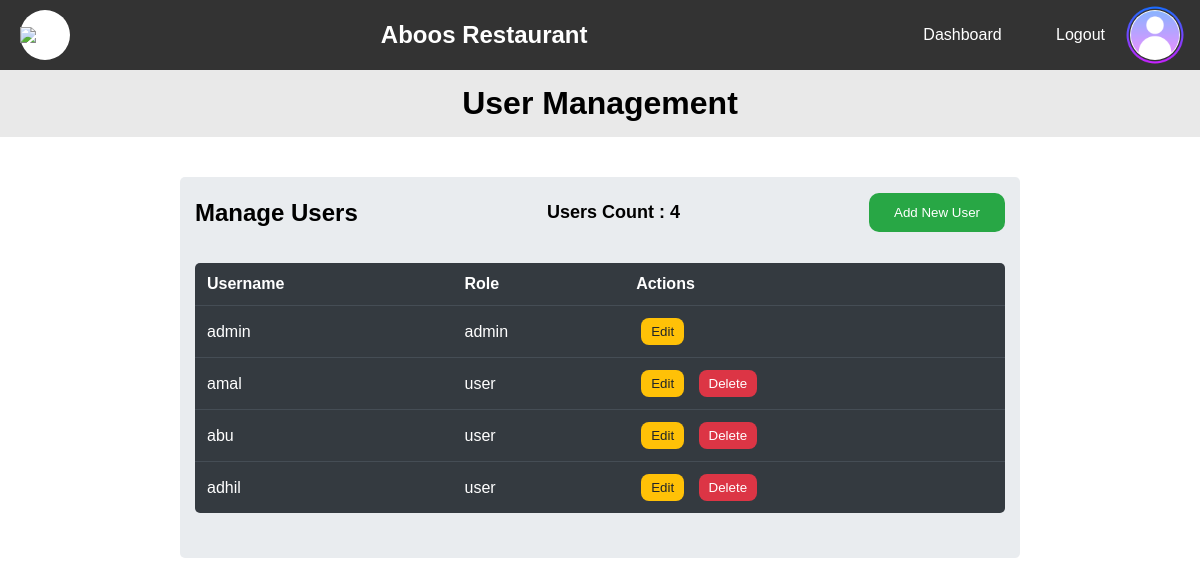
The page /dashboard/user-management (signed in) on the database as committed earlier.
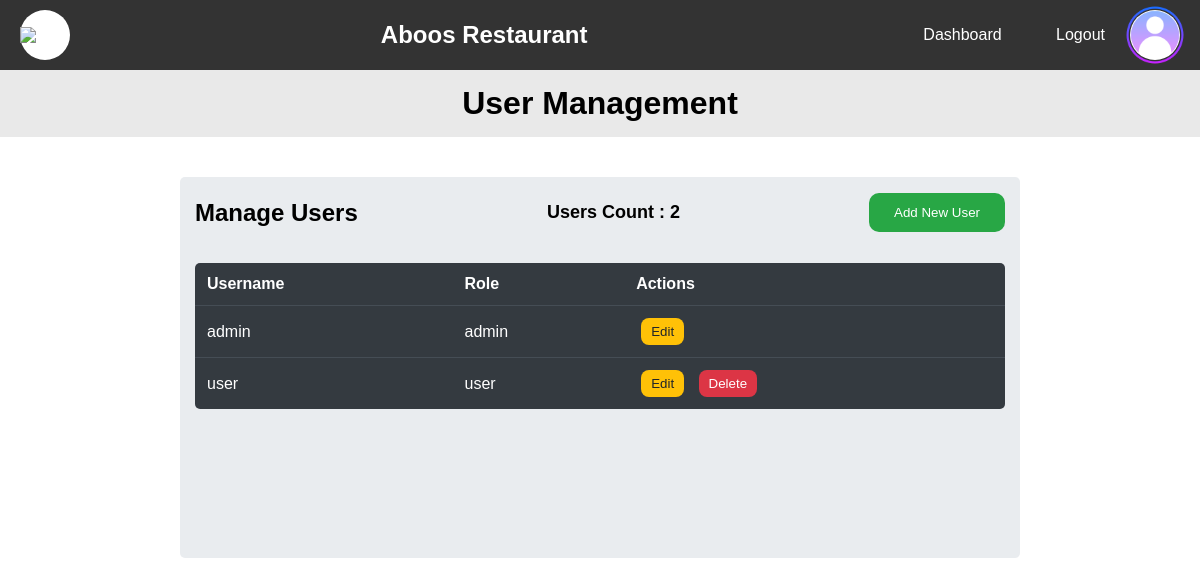
The same page on the database as committed later.
### v1/models.py (models this page shows, shortened)
class Users(db.Model, UserMixin):
    __tablename__ = "users"
    uid = db.Column(db.Integer, primary_key=True)
    username = db.Column(db.String(20), unique=True, nullable=False)
    password = db.Column(db.String(150), nullable=False)
    role = db.Column(db.String(6), nullable=False)

### v1/routes.py (the view, shortened to what this page needs)
    @app.route("/dashboard/user-management")
    @login_required
    def user_management():
        if current_user.role == "admin":
            user_data = Users.query.all()
            return render_template(
                "/dashboard/user_managment.html",
                username=current_user.username,
                users=user_data,
                count=len(user_data),
            )

### v1/app.py (called while the page is built)
def create_app():
    app = Flask(
        __name__,
        template_folder="templates",
        static_folder="static",
        static_url_path="/",
    )
    app.config["SQLALCHEMY_DATABASE_URI"] = "sqlite:///./app.db"
    app.secret_key = "RestroBill-webapp-secret-key"
    db.init_app(app)
    login_manager = LoginManager()
    login_manager.init_app(app)
    from models import Users
    @login_manager.user_loader
    def load_user(uid):
        return Users.query.get(uid)
    @login_manager.unauthorized_handler
    def unauthorized_callback():
        return redirect(
            url_for(
                "auth_error",
                msg="Only authorized users can access this page. Please log in to continue.",
            )
        )
    bcrypt = Bcrypt(app)
    from routes import register_routes
    register_routes(app, db, bcrypt)
    migrate = Migrate(app, db)
    return app

### v1/templates/dashboard/user_managment.html (shortened to what this page needs)
<!DOCTYPE html>
<html lang="en">
<head>
    <link rel="stylesheet" href="/css/dashboard/mng.css">
    <link rel="stylesheet" href="/css/dashboard/navbar.css">
</head>
<body>
    <header>
        <nav class="navbar">
            <div class="nav-div">
                <div class="nav-logo">
                    <img src="/images/favicon.png">
                </div>
                <div class="nav-head">
                    <h2>Aboos Restaurant</h2>
                </div>
                <div class="nav-links">
                    <ul>
                        <li><a href="/dashboard">Dashboard</a></li>
                        <li><a href="{{ url_for('logout') }}">Logout</a></li>
                    </ul>
                    <div class="nav-logo">
                        <img src="/images/profile-icon.png">
                    </div>
                </div>
            </div>
        </nav>
    </header>
    <div class="main">
        <div class="head-div">
            <h1> User Management </h1>
        </div>
        <div class="container">
            <div class="row-head">
                <h2>Manage <b>Users</b></h2>
                <div class="count-div">
                    <span>Users Count : {{ count }}</span>
                </div>
                <button id="insert-popup" type="button">Add New User</button>
            </div>
            <div class="row-body">
                <table>
                    <thead>
                        <tr>
                            <th>Username</th>
                            <th>Role</th>
                            <th>Actions</th>
                        </tr>
                    </thead>
                    <tbody>
                        {% for user in users %}
                        <tr>
                            <td>{{ user.username }}</td>
                            <td>{{ user.role }}</td>
                            <td>
                                <button type="button" data-uid="{{ user.uid }}" data-username="{{ user.username }}"
                                    class="btn btn-edit update-popup">Edit</button>
                                {% if user.role != "admin" %}
                                <button type="button" class="btn btn-delete"><a
                                        href="/user/delete/{{ user.uid }}">Delete</a></button>
                                {% endif %}
                            </td>
                        </tr>
                        {% endfor %}
                    </tbody>
                </table>
            </div>
        </div>
    </div>
</body>
</html>

### v1/static/css/dashboard/mng.css (style rules this page uses)
* { padding: 0; margin: 0; box-sizing: border-box; }
body { font-family: Arial, sans-serif; }
.main { display: flex; flex-direction: column; align-items: center; }
.head-div { background-color: rgb(233, 233, 233, 0.959); padding: 15px; text-align: center; width: 100%; }
.container { background-color: #e9ecef; width: 70%; display: flex; flex-direction: column; flex-wrap: wrap; margin-top: 40px; border-radius: 5px; justify-content: center; align-items: center; padding-bottom: 10px; }
.row-head { display: flex; justify-content: space-between; align-items: center; padding: 10px; width: 100%; margin: 5px 0; }
.row-head h2, .row-head button { margin: 0 5px; }
.row-head button { color: #fff; background-color: #28a745; font-weight: 400; text-align: center; vertical-align: middle; cursor: pointer; padding: 10px 25px; line-height: 1.5; border-radius: 10px; border: 0; }
.count-div { padding: 10px 25px; border-radius: 10px; text-align: center; }
.count-div span { font-size: 18px; font-weight: bold; }
.row-body { width: 100%; padding: 15px; height: 300px; overflow: auto; }
.row-body table { width: 100%; color: #fff; background-color: #343a40; text-align: left; border-radius: 5px; border-collapse: collapse; overflow: hidden; }
.row-body table th, .row-body table td { padding: 12px; }
.row-body table td { border-top: 1px solid #454d55; }
.row-body .btn { outline: 0; border: 0; padding: 6px 10px; border-radius: 8px; margin: 0 5px; cursor: pointer; }
.row-body .btn a { text-decoration: none; }
.row-body .btn-edit { color: #212529; font-weight: 400; background-color: #ffc107; }
.row-body .btn-delete { background-color: #dc3545; }
.row-body .btn-delete a { text-decoration: none; color: white; }

### v1/static/css/dashboard/navbar.css (style rules this page uses)
.navbar { background-color: #333; color: #fff; padding: 10px 20px; position: relative; }
.nav-div { display: flex; align-items: center; justify-content: space-between; }
.nav-logo { background-color: white; border-radius: 50%; width: 50px; height: 50px; display: flex; align-items: center; justify-content: center; }
.nav-logo img { width: 70px; }
.nav-links { display: flex; align-items: center; }
.nav-links li { display: inline-block; list-style: none; margin: 0 25px; }
.nav-links a { color: #fff; text-decoration: none; border-bottom: 3px solid transparent; transition: border-color 0.3s ease; padding-bottom: 10px; }

Rows that differ between the two databases and show on the page:
removed Users: username "abu", role "user"
removed Users: username "adhil", role "user"
changed Users "user": username "amal" → "user"
Other text that changed with them:
{{ count }}: "4" → "2"
